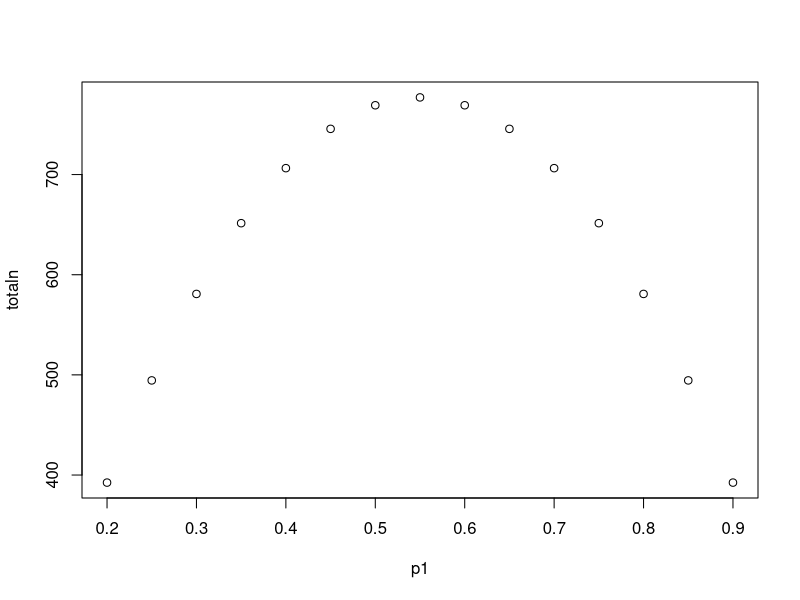
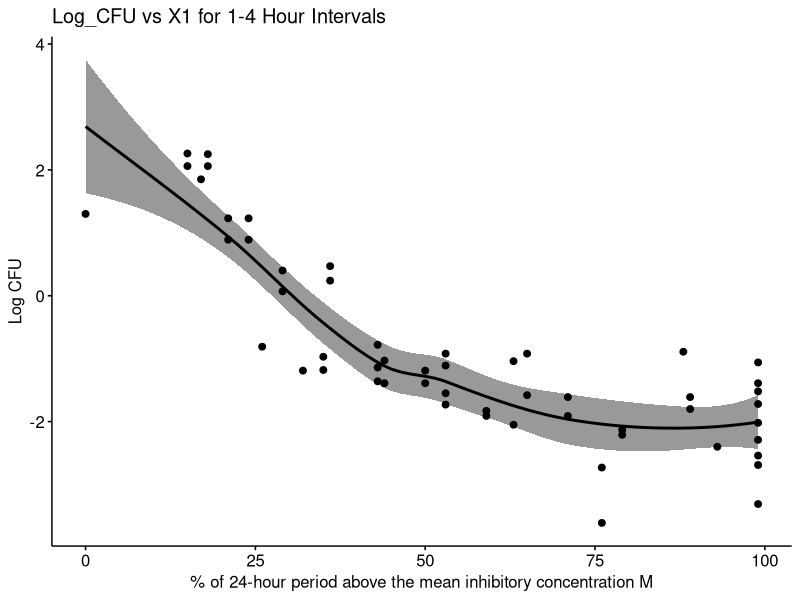
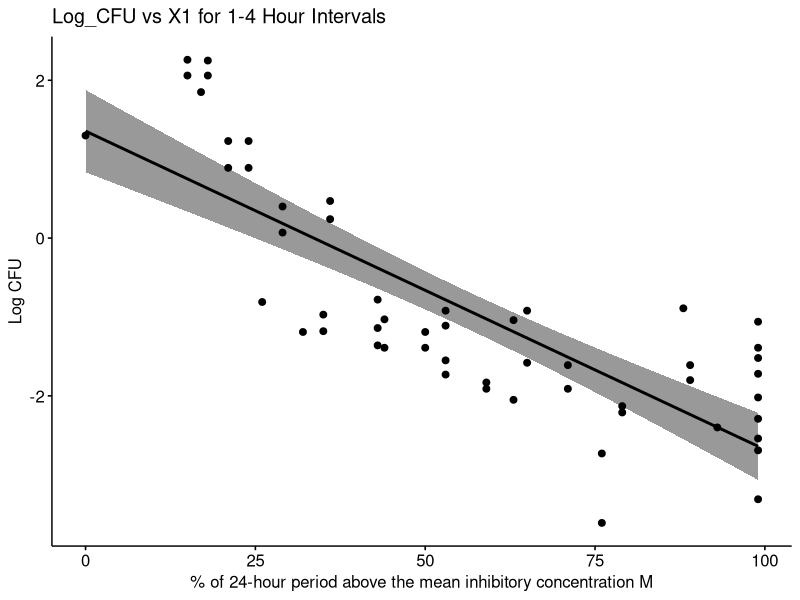

Here is the R script that generated these plots, in order:
## ---- chunk 1
knitr::opts_chunk$set(echo = TRUE)

library(tidyverse)
library(kableExtra)
library(ggpubr)
## ---- chunk 2
valiumdata <- data.frame(S = c(32,42,52,61,62,65,66),
                         C = c(6.6,7.4,8.8,9.7,10.5,11.8,10.7))
kbl(valiumdata, booktabs = T, 
    col.names = c("Sedation Score S", "Cortisol C, ug/dl")) %>% 
  kable_styling(position = "center",
                latex_options = c("basic", "hold_position"))
## ---- chunk 3
lm <- lm(S ~ C, data=valiumdata)
summary(lm)
(residual_sigma <-summary(lm)$sigma)
(residual_var<- residual_sigma^2)
## ---- chunk 4
summary(lm)
## ---- chunk 5
summary(lm)$r.squared
## ---- chunk 6
newCe <- data.frame(C=10.0)

# calculate confidence interval
(predinte <- predict(lm, newdata = newCe, interval = 'confidence', level = 0.95))

# width of confidence interval
predinte[3]-predinte[2]
## ---- chunk 7
newCf <- data.frame(C=5.0)

# calculate confidence interval
(predintf <- predict(lm, newdata = newCf, interval = 'confidence', level = 0.95))

# width of confidence interval
predintf[3]-predintf[2]
## ---- chunk 8
newCg <- data.frame(C=10.0)

# calculate prediction interval
(predintg <- predict(lm, newdata = newCg, interval = 'prediction', level = 0.95))

# width of prediction interval
predintg[3]-predintg[2]
## ---- chunk 9
newCh <- data.frame(C=c(5.0,10.0))
predict(lm, newdata = newCh, interval = 'prediction', level = 0.95)
## ---- chunk 10
power.t.test(n = NULL, delta = 0.5, sd = 1, sig.level = 0.05, power = 0.80, type = "two.sample", alternative = "two.sided")
## ---- chunk 11
power.prop.test(n = NULL, p1 =0.55, p2 = 0.45, sig.level = 0.05, power = 0.80, alternative = "two.sided")

p1 <- seq(0.2, 0.9, 0.05)
p2 <- p1-0.1
d <- 0
totaln <- ( 2*(qnorm(0.80)+qnorm(0.975))^2 * (p1*(1-p1) + p2*(1-p2)) )/(p1 - p2 -d)^2
round(max(totaln),2)
plot(p1, totaln)
## ---- chunk 12
q4data <- read_csv(file = "hw3q4data.csv", show_col_types = F)
## ---- chunk 13
ucadca <- lm(UCa~DCa, data = q4data)
ucagfr <- lm(UCa~Gfr, data = q4data)
ucauna <- lm(UCa~UNa, data = q4data)
ucadp <- lm(UCa~DP, data = q4data)

summary(ucadca)
summary(ucagfr)
summary(ucauna)
summary(ucadp)
## ---- chunk 14
ucaall <- lm(UCa ~ ., data = q4data)

summary(ucaall)
## ---- chunk 15
q5data <- read_csv(file = "hw3q5data.csv", show_col_types = F)
## ---- chunk 16
yx1 <- lm(log_CFU~X1, data = q5data[q5data$dose_code == 0,])
summary(yx1)
## ---- chunk 17

ggscatter(data = q5data[q5data$dose_code == 0,], x = "X1", y = "log_CFU", 
          title = "Log_CFU vs X1 for 1-4 Hour Intervals", 
          xlab = "% of 24-hour period above the mean inhibitory concentration M", 
          ylab = "Log CFU", conf.int = T, add = "loess")
ggscatter(data = q5data[q5data$dose_code == 0,], x = "X1", y = "log_CFU", 
          title = "Log_CFU vs X1 for 1-4 Hour Intervals", 
          xlab = "% of 24-hour period above the mean inhibitory concentration M", 
          ylab = "Log CFU", conf.int = T, add = "reg.line")

## ---- chunk 18
